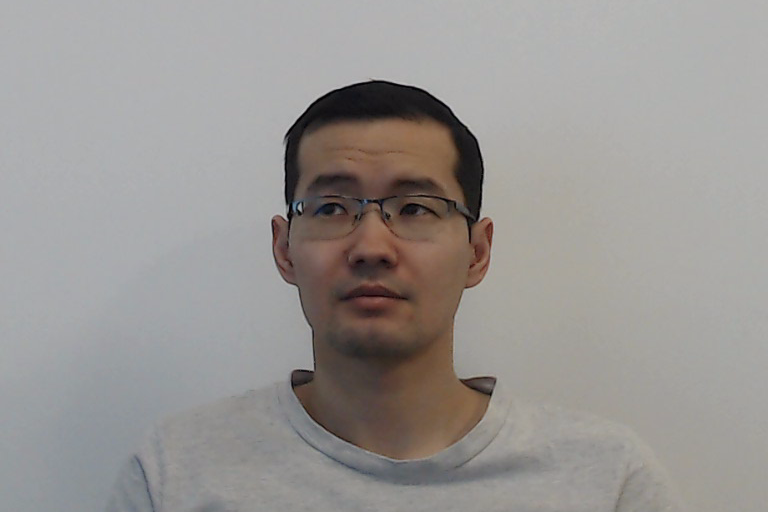
#> input picture Backend/Tests/test_image.png, 768 x 512 px
$ jupyter execute testSkews.ipynb
#> lines starting #> are read from the running program, lines starting #| are printed output that depends on the picture
[cell 1]
import numpy as np
import cv2 as cv
img = cv.imread('test_image.png', 0)
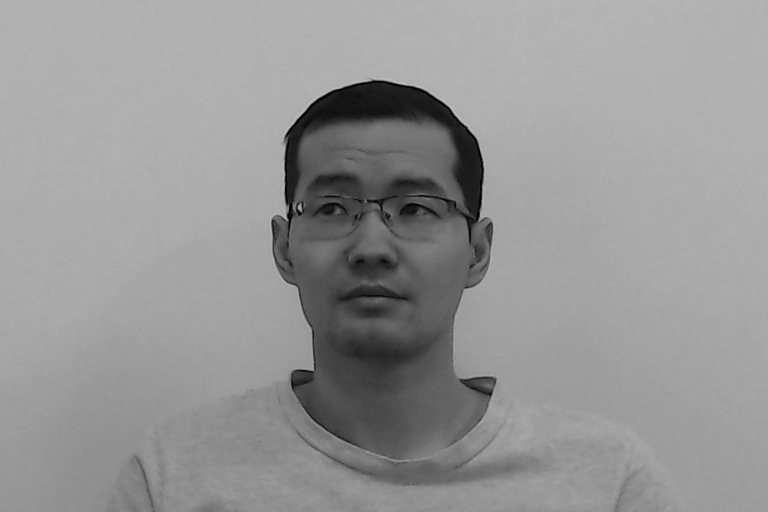
#> img: shape (512, 768); min 0, max 192, mean 150
rows, cols = img.shape
#> rows = 512; cols = 768
M = np.float32([[1, 0, 0], [0.5, 1, 0], [0, 0, 1]])
sheared_img = cv.warpPerspective(img, M, (int(cols*1.5), int(rows*1.5)))
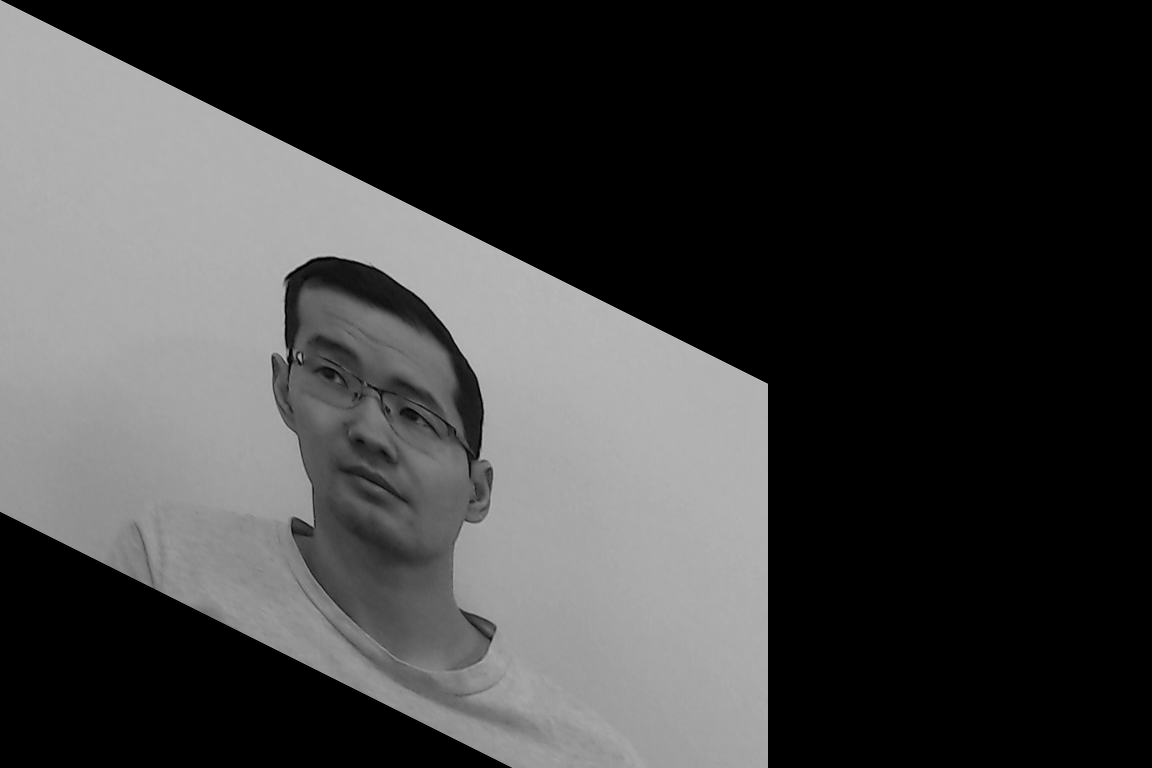
#> sheared_img: shape (768, 1152); min 0, max 192, mean 63.8
cv.imshow('sheared_y-axis_out.jpg', sheared_img)
cv.waitKey(0)
cv.destroyAllWindows()

[cell 2]
import numpy as np
import cv2 as cv
img = cv.imread('test_image.png', 0)
rows, cols = img.shape
M = np.float32([[1, 0.5, 0], [0, 1, 0], [0, 0, 1]])
sheared_img = cv.warpPerspective(img, M, (int(cols*1.5), int(rows*1.5)))
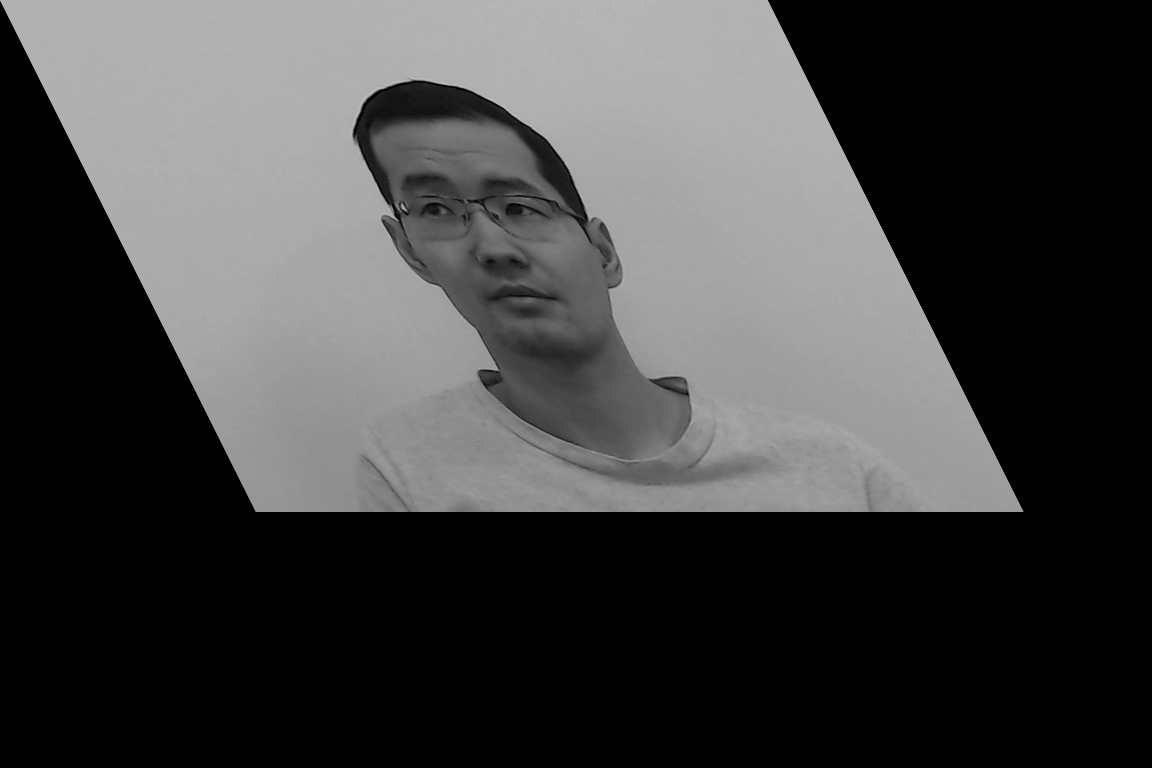
#> sheared_img: shape (768, 1152); min 0, max 192, mean 66.7
cv.imshow('img', sheared_img)
cv.waitKey(0)
cv.destroyAllWindows()
